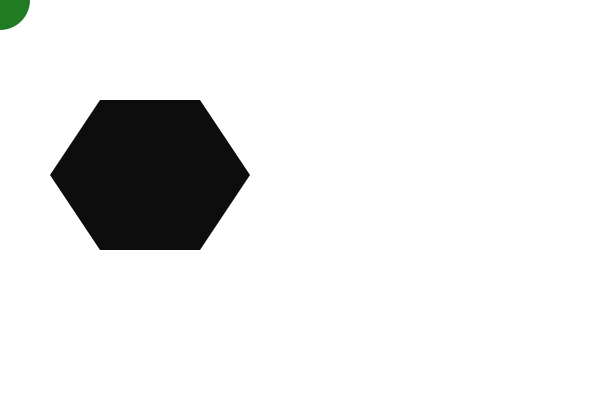
Frame 1 (no input)
Frame 60 (the mouse pressed at the canvas centre just before this capture): identical to frame 1, image omitted
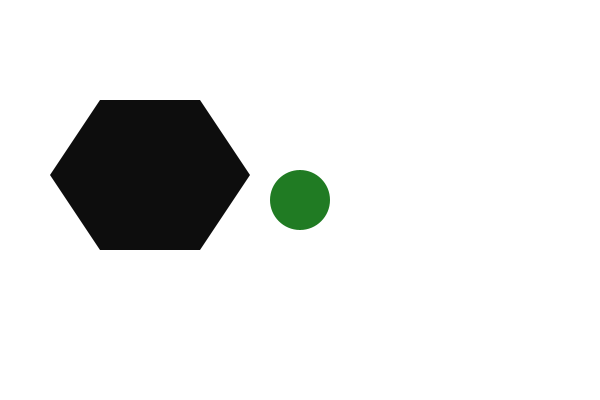
Frame 120 (the mouse held since frame 60 and released just before this capture)

The Processing sketch that drew these frames (run headless with seeded random() and noise(); from frame 60 on, the mouse is pressed at the canvas centre):

// Processing sketch: PolyMat
// ── PolyMat.pde
float cx = 0;
float cy = 0;
float r = 30;

PVector[] vertices = new PVector[6];

void setup(){
  size(600, 400);
  noStroke();
  
  /*
  * create the vertices of the polygon.
  * Eventually refactor this to a function for creating polygons
  * of multiple sizes
  */ 
  
  vertices[0] = new PVector(100,100);
  vertices[1] = new PVector(200,100);
  vertices[2] = new PVector(250,175);
  vertices[3] = new PVector(200,250);
  vertices[4] = new PVector(100,250);
  vertices[5] = new PVector(50,175);
  
}

void draw(){
  background(255);
  
  cx = mouseX;
  cy = mouseY;
  
  // collision detection.
  boolean hit = polyCircle(vertices, cx, cy, r);
  if (hit) fill (255, 22, 24);
  else fill(13);
  
  // create the polygon (TBR)
  
  noStroke();
  beginShape();
  for (PVector v : vertices) {
    vertex(v.x, v.y);
  }
  endShape();
  
  // draw circle
  fill(32, 123, 35);
  ellipse(cx, cy, r*2, r*2);
}


/* =================== PolyGon / Circle =================== */ 

boolean polyCircle(PVector[] vertices, float cx, float cy, float r) {
  
  /* 
  * go through vertices, and next vertix in the list. 
  * loop through vertices, if last, wrap to first.
  */
  
  int next = 0;
  for (int current = 0; current < vertices.length; current++) {
    next = current + 1;
    if (next == vertices.length) next = 0;
    
    // get pvectors at current position.
    PVector vc = vertices[current]; // current vertex
    PVector vn = vertices[next]; // next vertex.
    
    
    // checks collision with outer lines.
    boolean collision = lineCircle(vc.x, vc.y, vn.x, vn.y, cx, cy, r);
    if (collision) return true;
  }
    
    boolean internalCollision = polygonPoint(vertices, cx, cy);
    if (internalCollision) return true;
    
    return false;
  
  
}

/* =========== Line / Circle ========= */

boolean lineCircle(float x1, float y1, float x2, float y2, float cx, float cy, float r) {

  // get length of the line
  float distX = x1 - x2;
  float distY = y1 - y2;
  float len = sqrt( (distX*distX) + (distY*distY) );
  
  // get dot product of the line and circle (???)
  float dot = ( ((cx-x1)*(x2-x1)) + ((cy-y1)*(y2-y1)) ) / pow(len, 2);
  
  // find closest point on the line
  float closestX = x1 + (dot * (x2 - x1));
  float closestY = y1 + (dot * (y2 - y1));
  
  // is point on line seg? if so, go, if not false
  boolean onSegment = linePoint(x1,y1, x2, y2, closestX, closestY);
  if(!onSegment) return false;
  
  // optional display a circle at the closest point on the line.
  
  // get distance to closest point 
  distX = closestX - cx;
  distY = closestY - cy;
  float distance = sqrt( (distX*distX) + (distY*distY) );

  // is the circle on the line
  
  if (distance <= r) {
    return true;
  }
  
  return false; 

}

/* =========== line / point ========= */

boolean linePoint(float x1, float y1, float x2, float y2, float px, float py){
  //distance from the piont to the end of the line:
  float d1 = dist(px, py, x1, y1);
  float d2 = dist(px, py, x2, y2);
  
  // length of line
  float lineLen = dist(x1, y1, x2, y2);
  
  // buffer
  float buffer = 0.1;
  
  // if two dists are == to line len, the point is on the line
  if (d1+d2 >= lineLen - buffer && d1 + d2 <= lineLen+buffer){
    return true;    
  }
  
  return false;


}

/* =========== Polygon / Point ========= */
// needed to check if circle is inside polygon

boolean polygonPoint (PVector[] vertices, float px, float py){
  boolean collision = false;
  
  int next = 0;
  for (int current = 0; current < vertices.length; current++) {
    next = current+1;
    if (next == vertices.length) next = 0;
    
    PVector vc = vertices[current];
    PVector vn = vertices[next];
    
    //compare position, flip 'collision' var.
    
    if (((vc.y > py && vn.y < py) || (vc.y < py && vn.y > py))  &&
      (px < (vn.x-vc.x)*(py-vc.y) / (vn.y - vc.y) - vc.x)) {
        collision = !collision;
      }
  }
  return collision;

}
